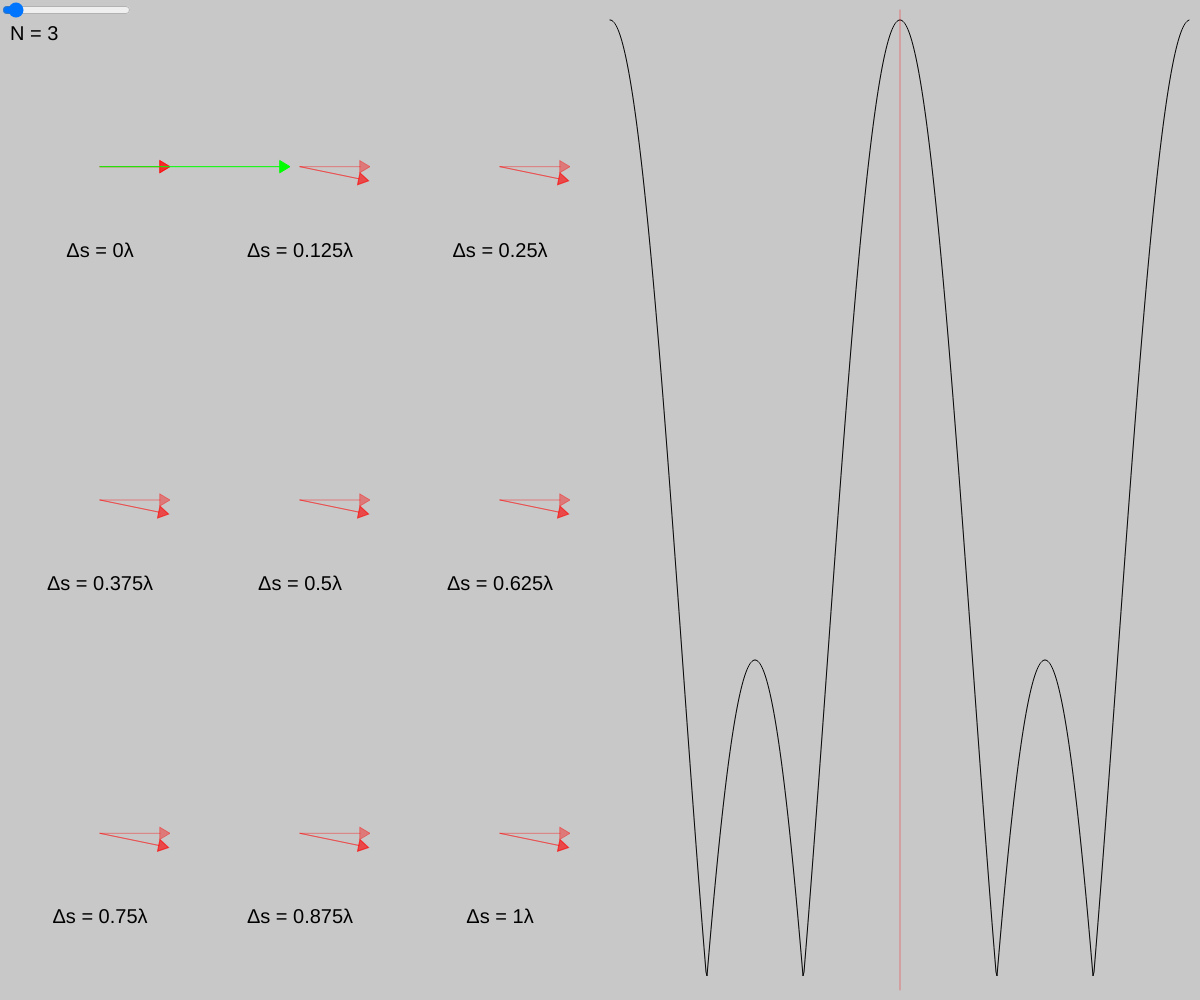
Frame 1 (no input)
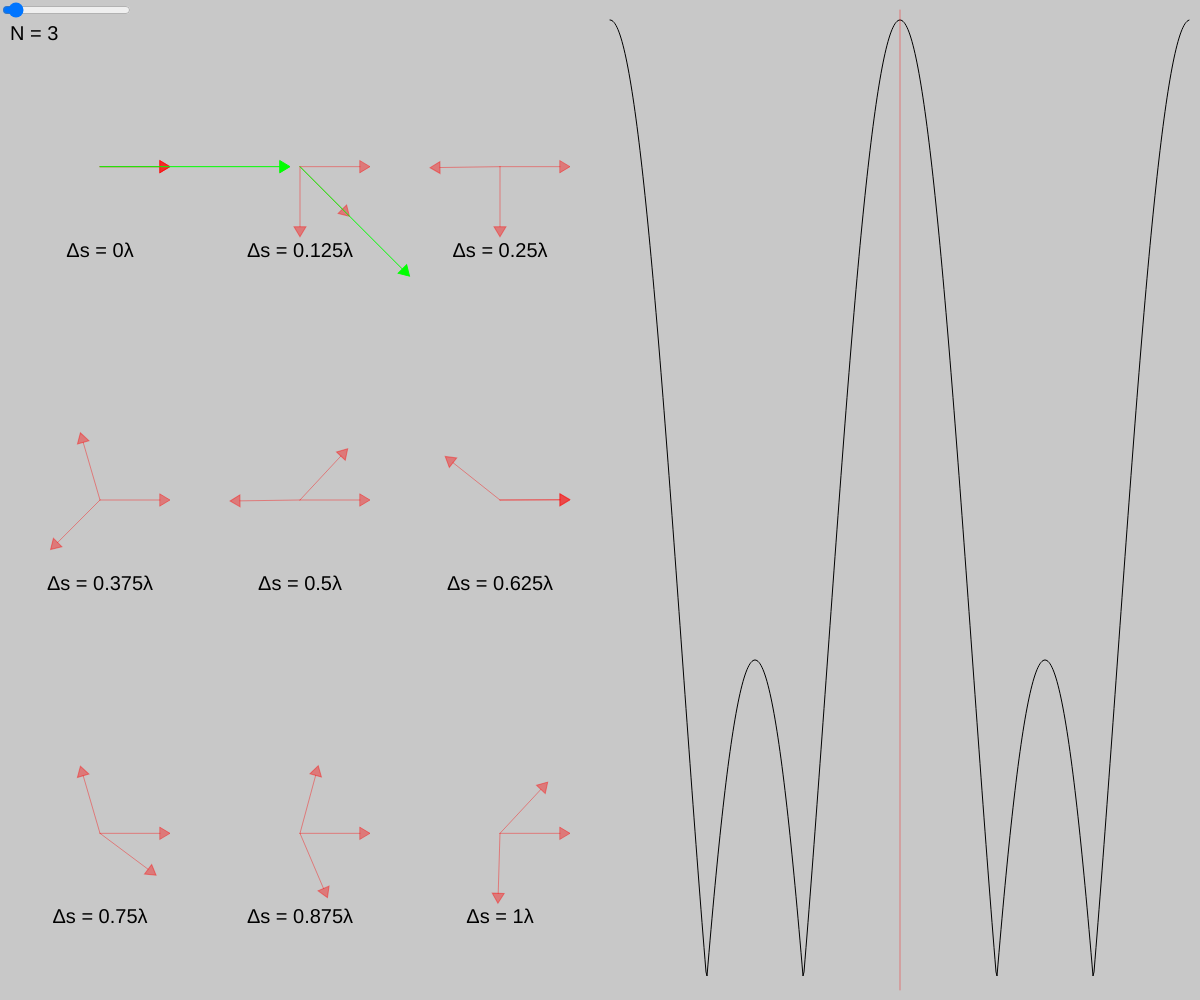
Frame 60 (no input)
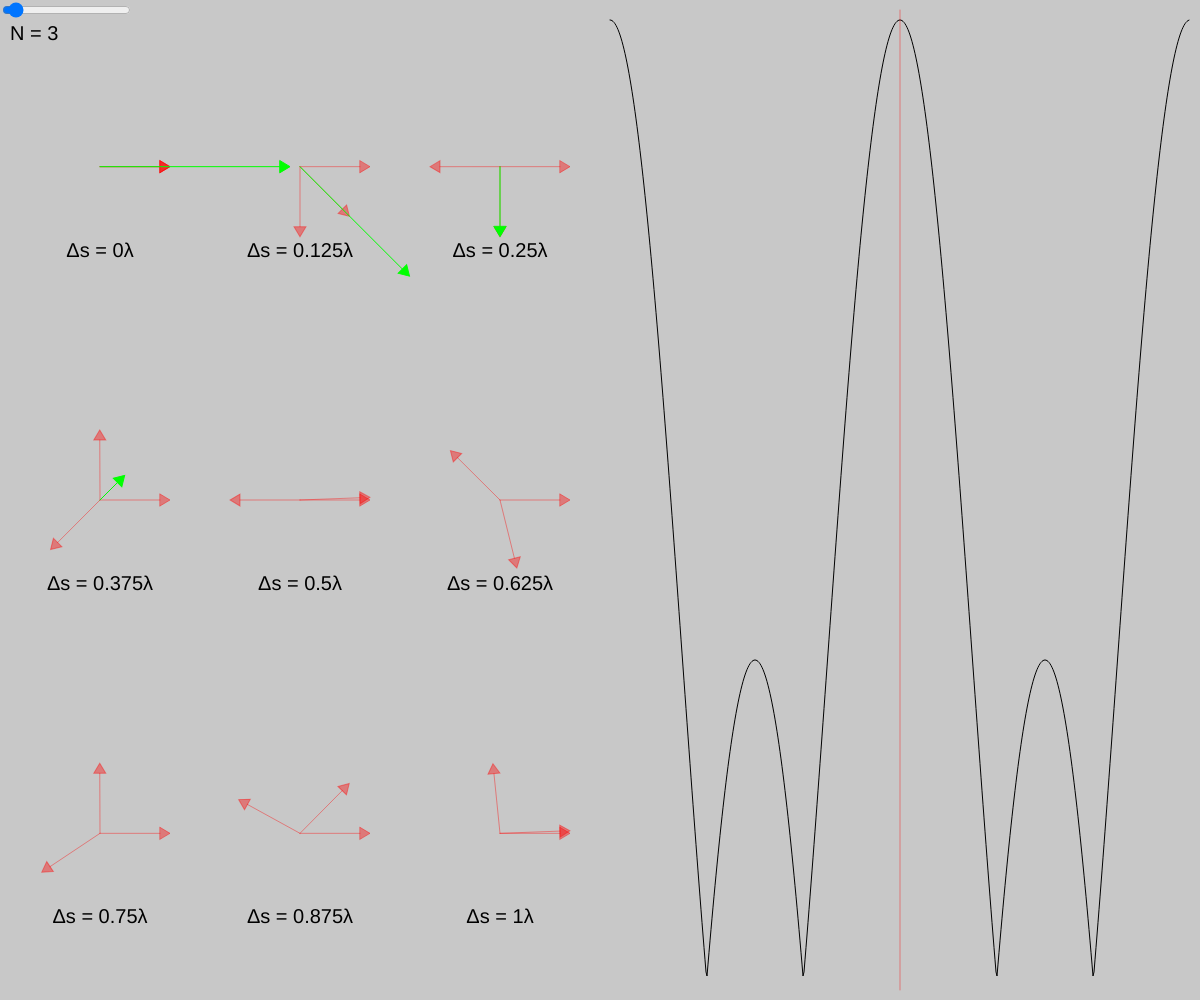
Frame 120 (the mouse pressed at the canvas centre since frame 60)

The p5.js sketch that drew these frames (run headless with seeded random() and noise() and a simulated clock; from frame 60 on, the mouse is pressed at the canvas centre):

// p5.js sketch
// ── sketch.js
let red;
let n_slider;
let pointers_list = [];

function setup() {
  createCanvas(windowWidth, windowHeight);
  red = color(255, 0, 0, 100);
  n_slider = createSlider(2, 20, 3);
  n_slider.position(0, 0);
  n_slider.mouseReleased(redo);

  let pointercount = 0;
  for (var i = 1; i < 6; i+=2) {
    for (var j = 1; j < 6; j+=2) {
      pointers_list.push(new Pointers(width/2 * j/6, height * i/6, width/(2 * 10), n_slider.value(), pointercount * 1/8));
      pointercount++;
    }
  }
}

function draw() {
  background(200);

  draw_igraph(width * 3/4, height/2, width/2 - 20, height - 20, 2);

  textSize(20);
  text("N = " + str(n_slider.value()),10, 40)

  for (var i = 0; i < pointers_list.length; i++) {
    pointers_list[i].update();
    pointers_list[i].show();
    push();
    textAlign(CENTER);
    rectMode(CENTER);
    text("Δs = " + str(i * 1/8) + "λ", pointers_list[i].x, pointers_list[i].y + pointers_list[i].radius * 1.5);
    pop();
  }
}

function redo() {
  pointers_list = []
  let pointercount = 0;
  for (var i = 1; i < 6; i+=2) {
    for (var j = 1; j < 6; j+=2) {
      pointers_list.push(new Pointers(width/2 * j/6, height * i/6, width/(2 * 10), n_slider.value(), pointercount * 1/8));
      pointercount++;
    }
  }
}

function draw_igraph(x, y, g_width, g_height, periods) {
  push();
  noFill();
  translate(x, y)
  scale(1, -1);
  beginShape();
  for (var i = 0; i < g_width; i++) {
    let x_pos = i - g_width/2;
    let y_pos = map(get_intensity(n_slider.value(), (i * periods)/g_width), 0, n_slider.value(), 10, g_height - 10) - g_height/2;
    vertex(x_pos, y_pos);
  }
  endShape();
  stroke(red);
  for (var j = 1; j <= periods - 1; j++) {
    line(g_width * j/periods - g_width/2, g_height/2, g_width * j/periods - g_width/2, -g_height/2);
  }
  pop();
}

function draw_pointers(x, y, radius, pointers, delta_s) {
  ang = map(delta_s, 0, 1, 0, PI*2);
  push();
  translate(x, y);
  scale(1, -1);
  for (var i = 0; i < pointers; i++) {
    x = radius * cos(i * ang);
    y = radius * sin(i * ang);
    arrow(0, 0, x, y, red);
  }
  pop();
}

function get_intensity(pointers, delta_s, amp=1) {
  let all_x = 0;
  let all_y = 0;
  ang = map(delta_s, 0, 1, 0, PI*2);

  for (var i = 0; i < pointers; i++) {
    all_x += amp * cos(i * ang);
    all_y += amp * sin(i * ang);
  }

  let intensity = sqrt(all_x * all_x + all_y * all_y);
  return intensity;
}

function get_result_arrow(pointers, delta_s, amp=1) {
  let all_x = 0;
  let all_y = 0;
  ang = map(delta_s, 0, 1, 0, PI*2);

  for (var i = 0; i < pointers; i++) {
    all_x += amp * cos(i * ang);
    all_y += amp * sin(i * ang);
  }

  return [all_x, all_y];
}

// ── arrow.js
function arrow(x1, y1, x2, y2, c) {
  v = createVector(x2 - x1, y2 - y1);
  angle = atan((v.y)/(v.x));
  if (v.x > 0 && v.y > 0) {
    rot = angle + PI/2;
  } else if (v.x < 0 && v.y > 0) {
    rot = 3*PI/2 + angle;
  } else if (v.x < 0 && v.y < 0) {
    rot = 3*PI/2 + angle;
  } else {
    rot = angle + PI/2;
  }
  push();
  fill(c);
  stroke(c);
  line(x1, y1, x2, y2);
  translate(x2, y2);
  rotate(rot);
  triangle(-6, 0, 0, -10, 6, 0);
  pop();
}

class Shifting_arrow {
  constructor(x, y, radius, dest) {
    this.x = x;
    this.y = y;
    this.x2 = x + radius;
    this.y2 = y;
    this.ang = 0;
    this.dest = dest;
    this.radius = radius;
    this.show_result = false;
  }

  update() {
    if ((this.ang < this.dest) && (((this.dest-this.ang)/this.dest) > 0.001)) {
      this.ang += 0.2 * ((this.dest-this.ang)/this.dest) + 0.003;
      this.x2 = this.radius * cos(this.ang) + this.x;
      this.y2 = this.radius * sin(this.ang) + this.y;
    } else {
      this.show_result = true;
    }
  }

  show() {
    arrow(this.x, this.y, this.x2, this.y2, red);
  }
}

class Pointers {
  constructor(x, y, radius, pointers, delta_s) {
    this.angle = map(delta_s, 0, 1, 0, PI*2);
    this.pointerlist = []
    for (var i = 0; i < pointers; i++) {
      this.pointerlist.push(new Shifting_arrow(x, y, radius, this.angle * i));
    }
    this.show_result = false;
    this.result = get_result_arrow(pointers, delta_s, radius);
    this.x = x;
    this.y = y;
    this.radius = radius;
  }

  update() {
    this.show_result = true;
    for (var j = 0; j < this.pointerlist.length; j++) {
      this.pointerlist[j].update();
      if (this.pointerlist[j].show_result == false) {
        this.show_result = false;
      }
    }
  }

  show() {
    for (var j = 0; j < this.pointerlist.length; j++) {
      this.pointerlist[j].show();
    }
    if (this.show_result) {
      arrow(this.x, this.y, this.x + this.result[0], this.y + this.result[1], color(0, 255, 0));
      //console.log(this.x, this.y, this.result[0], this.result[1]);
    }
  }
}
